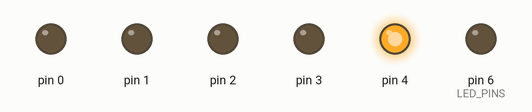
This program was run on a simulated Arduino Uno, built for the host (arithmetic inside an expression is 32-bit, double 64-bit). Parts: output pins drawn as LEDs (lit = HIGH). What the program prints to the serial monitor is not drawn.

Above: at 0.1 s.
At 0.3 s:
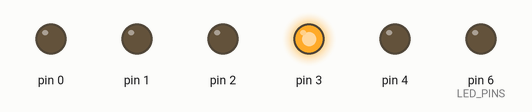
At 0.9 s:
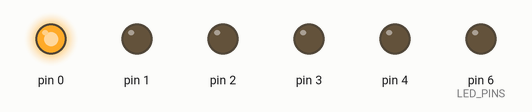
At 1.8 s:
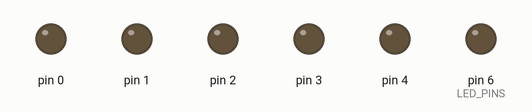
At 3.4 s:
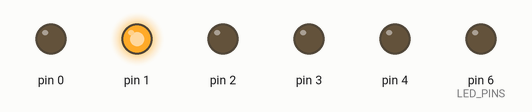
At 4.7 s:
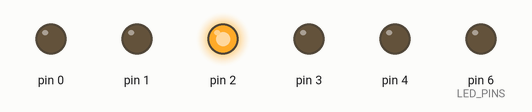
Timing chart, 0 to 5.0 s (numbered marks = the images above):
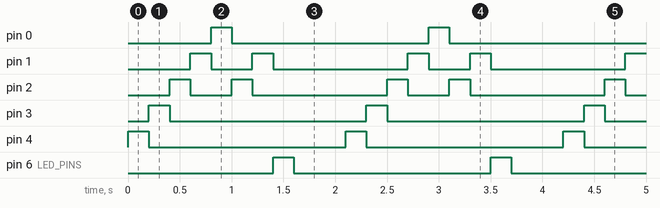

Measured:
- by itself, pin 0, pin 3, pin 4, pin 6 (LED_PINS): alternates HIGH for 0.20 s and LOW for 1.9 s
- by itself, pin 1, pin 2: repeats every 2.1 s: LOW 0.40 s, HIGH 0.20 s, LOW 1.3 s, HIGH 0.20 s
- by itself, everything shown: repeats every 2.1 s, in 9 steps

The program:

main.cpp
```cpp
#include <Arduino.h>

/**
 * RJ45 Ethernet Cable Tester - Optimized Version
 *
 * This firmware sequentially tests each wire in an RJ45 Ethernet cable by
 * lighting up corresponding LEDs one at a time. This helps identify:
 * - Broken wires
 * - Incorrect pin connections
 * - Short circuits between wires
 * - Open circuits (disconnected wires)
 *
 * Hardware Requirements:
 * - CH32V003F4P6 microcontroller (or compatible)
 * - 8 LEDs connected to the specified pins
 * - Current limiting resistors for LEDs
 * - RJ45 connector for cable testing
 */

// ============================
// CONFIGURATION CONSTANTS
// ============================

#define RJ45_PIN_COUNT 8

// Timing configuration (milliseconds)
#define LED_DISPLAY_TIME    200   // Time each LED stays on
#define CYCLE_PAUSE_TIME    500   // Pause between test cycles
#define TEST_CYCLE_COMPLETE RJ45_PIN_COUNT  // Special index for "all LEDs off"

// Standard RJ45 pinout mapping
// Pin numbers correspond to RJ45 connector pins 1-8
const uint8_t LED_PINS[RJ45_PIN_COUNT] = {
  PC4,  // Pin 1 - White-Orange
  PC3,  // Pin 2 - Orange
  PC2,  // Pin 3 - White-Green
  PC1,  // Pin 4 - Blue
  PC0,  // Pin 5 - White-Blue
  PA2,  // Pin 6 - Green
  PA1,  // Pin 7 - White-Brown
  PD6   // Pin 8 - Brown
};

/**
 * Control individual LED state with safety checks
 * @param pinIndex Index of LED to control (0-7 for individual LEDs, 8 for all off)
 */
void controlTestLED(uint8_t pinIndex) {
  // Validate input range
  if (pinIndex > RJ45_PIN_COUNT) {
    return; // Invalid index, ignore
  }

  // Turn off all LEDs first
  for (uint8_t i = 0; i < RJ45_PIN_COUNT; i++) {
    digitalWrite(LED_PINS[i], LOW);
  }

  // Turn on selected LED if valid individual pin requested
  if (pinIndex < RJ45_PIN_COUNT) {
    digitalWrite(LED_PINS[pinIndex], HIGH);
  }
  // If pinIndex == RJ45_PIN_COUNT, all LEDs stay off (cycle complete)
}

/**
 * Initialize all test hardware
 */
void setup() {
  // Initialize serial communication for debugging (optional)
  Serial.begin(115200);
  Serial.println("RJ45 Cable Tester Starting...");

  // Configure all LED pins as outputs and set initial state
  for (uint8_t i = 0; i < RJ45_PIN_COUNT; i++) {
    pinMode(LED_PINS[i], OUTPUT);
    digitalWrite(LED_PINS[i], LOW);
  }

  Serial.println("Initialization complete. Ready for testing.");
}

/**
 * Main testing cycle - continuously test RJ45 cable
 */
void loop() {
  // Test each pin sequentially
  for (uint8_t pin = 0; pin < RJ45_PIN_COUNT; pin++) {
    controlTestLED(pin);
    delay(LED_DISPLAY_TIME);
  }

  // Complete cycle - turn off all LEDs briefly
  controlTestLED(TEST_CYCLE_COMPLETE);
  delay(CYCLE_PAUSE_TIME);
}
```
